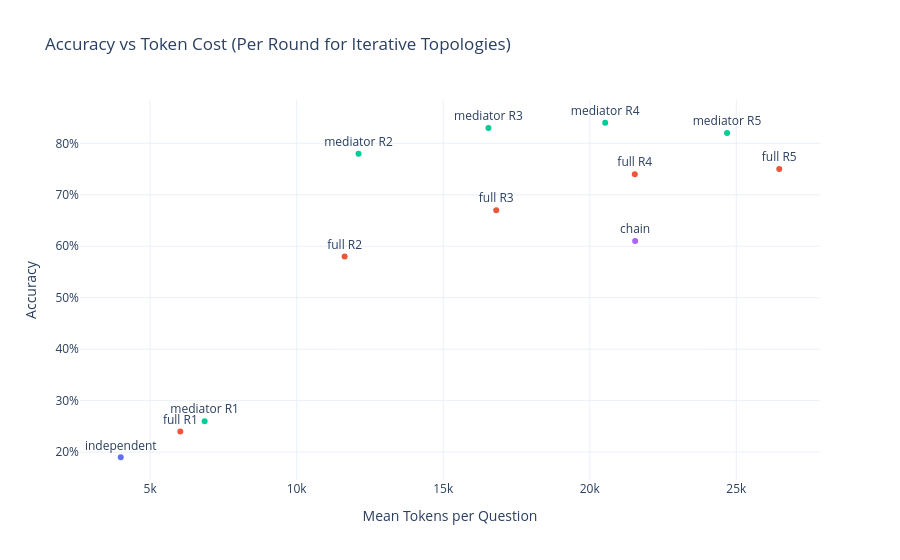

This figure's notebook cell:
### Code cell
fig = px.scatter(
    scatter_df, x="tokens", y="accuracy",
    color="topology", color_discrete_map=TOPO_COLORS, text="label",
    title="Accuracy vs Token Cost (Per Round for Iterative Topologies)",
    labels={"tokens": "Mean Tokens per Question", "accuracy": "Accuracy"},
)
fig.update_traces(textposition="top center")
fig.update_layout(yaxis_tickformat=".0%", showlegend=False)

fig.show()
fig.write_image("figures/accuracy_vs_cost.png", width=1200, scale=3)

### Figure 1 — Plotly figure (JSON) as saved in the notebook; plotly's stock layout.template omitted (floating-point values rounded to 4 significant figures)
{"data": [{"hovertemplate": "topology=full<br>Mean Tokens per Question=%{x}<br>Accuracy=%{y}<br>label=%{text}<extra></extra>", "legendgroup": "full", "marker": {"color": "#EF553B", "symbol": "circle"}, "mode": "markers+text", "name": "full", "orientation": "v", "showlegend": true, "text": ["full R1", "full R2", "full R3", "full R4", "full R5"], "textposition": "top center", "type": "scatter", "x": [6031.0, 11640.0, 16810.0, 21540.0, 26470.0], "xaxis": "x", "y": [0.24, 0.58, 0.67, 0.74, 0.75], "yaxis": "y"}, {"hovertemplate": "topology=mediator<br>Mean Tokens per Question=%{x}<br>Accuracy=%{y}<br>label=%{text}<extra></extra>", "legendgroup": "mediator", "marker": {"color": "#00CC96", "symbol": "circle"}, "mode": "markers+text", "name": "mediator", "orientation": "v", "showlegend": true, "text": ["mediator R1", "mediator R2", "mediator R3", "mediator R4", "mediator R5"], "textposition": "top center", "type": "scatter", "x": [6860.0, 12110.0, 16540.0, 20530.0, 24680.0], "xaxis": "x", "y": [0.26, 0.78, 0.83, 0.84, 0.82], "yaxis": "y"}, {"hovertemplate": "topology=independent<br>Mean Tokens per Question=%{x}<br>Accuracy=%{y}<br>label=%{text}<extra></extra>", "legendgroup": "independent", "marker": {"color": "#636EFA", "symbol": "circle"}, "mode": "markers+text", "name": "independent", "orientation": "v", "showlegend": true, "text": ["independent"], "textposition": "top center", "type": "scatter", "x": [3998.0], "xaxis": "x", "y": [0.19], "yaxis": "y"}, {"hovertemplate": "topology=chain<br>Mean Tokens per Question=%{x}<br>Accuracy=%{y}<br>label=%{text}<extra></extra>", "legendgroup": "chain", "marker": {"color": "#AB63FA", "symbol": "circle"}, "mode": "markers+text", "name": "chain", "orientation": "v", "showlegend": true, "text": ["chain"], "textposition": "top center", "type": "scatter", "x": [21550.0], "xaxis": "x", "y": [0.61], "yaxis": "y"}], "layout": {"legend": {"title": {"text": "topology"}, "tracegroupgap": 0}, "showlegend": false, "title": {"text": "Accuracy vs Token Cost (Per Round for Iterative Topologies)"}, "xaxis": {"anchor": "y", "domain": [0, 1], "title": {"text": "Mean Tokens per Question"}}, "yaxis": {"anchor": "x", "domain": [0, 1], "tickformat": ".0%", "title": {"text": "Accuracy"}}}}
